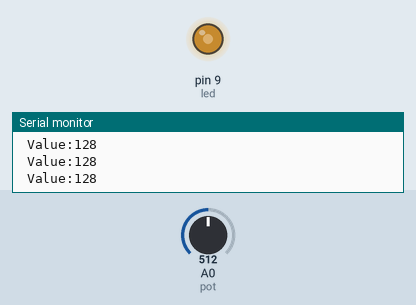
This sketch was run on a simulated Arduino Uno, built with avr-gcc and run on an emulated ATmega328P. Shown: output pins drawn as LEDs (lit = HIGH), the last lines printed to the serial monitor. The inputs (shaded band) are chosen by the test bench; at power-on: A0 (pot) = 512.

Above: at 1.2 s.
1.3 s: A0 (pot) set to 43
At 1.7 s:
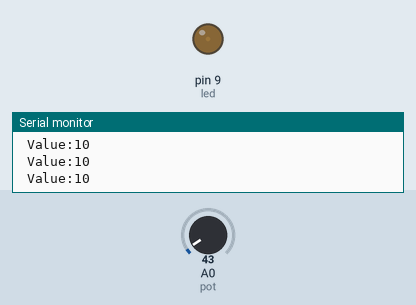
2.8 s: A0 (pot) set to 35
At 4.0 s:
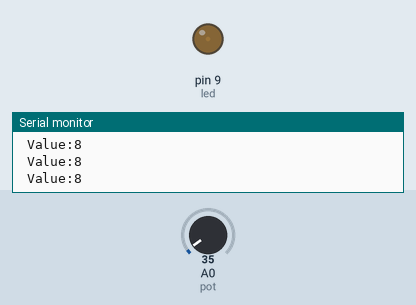
5.8 s: A0 (pot) set to 716
At 6.5 s:
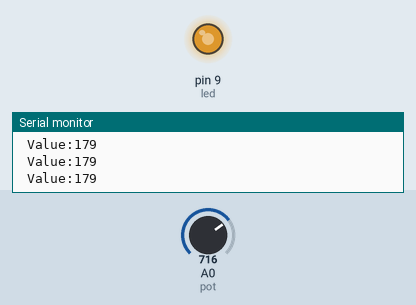
7.3 s: A0 (pot) set to 407
At 7.6 s:
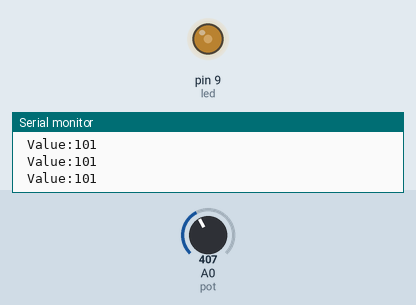
10.3 s: A0 (pot) set to 382
At 10.9 s:
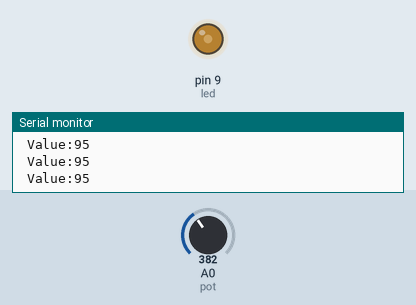
13.3 s: A0 (pot) set to 0
At 14.2 s:
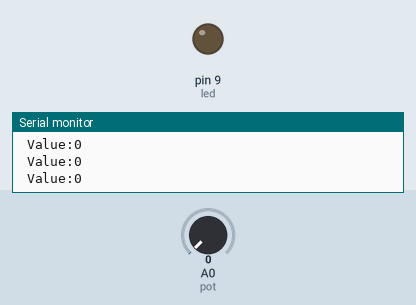
Timing chart, 0 to 15.8 s (numbered marks = the images above; inputs shaded):
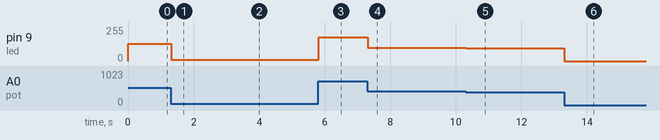

The sketch:

LED_BRIGHTNESS.ino
```cpp
int pot = A0;
int led = 9;

void setup() {
  pinMode(led, OUTPUT);
  pinMode(pot, INPUT);
  Serial.begin(9600);
}
void loop() {
  int value = analogRead(pot);
  int new_value= value/4;
  Serial.print(" Value:");
  Serial.println(new_value);
  analogWrite(9, new_value);
}
```

Measured:
- after the input at 1.3 s, pin 9 (led): 128/255 → 10/255 at once
- after the input at 2.8 s, pin 9 (led): 10/255 → 8/255 at once
- after the input at 5.8 s, pin 9 (led): 8/255 → 179/255 at once
- after the input at 7.3 s, pin 9 (led): 179/255 → 101/255 at once
- after the input at 10.3 s, pin 9 (led): 101/255 → 95/255 at once
- after the input at 13.3 s, pin 9 (led): 95/255 → 0/255 at once
